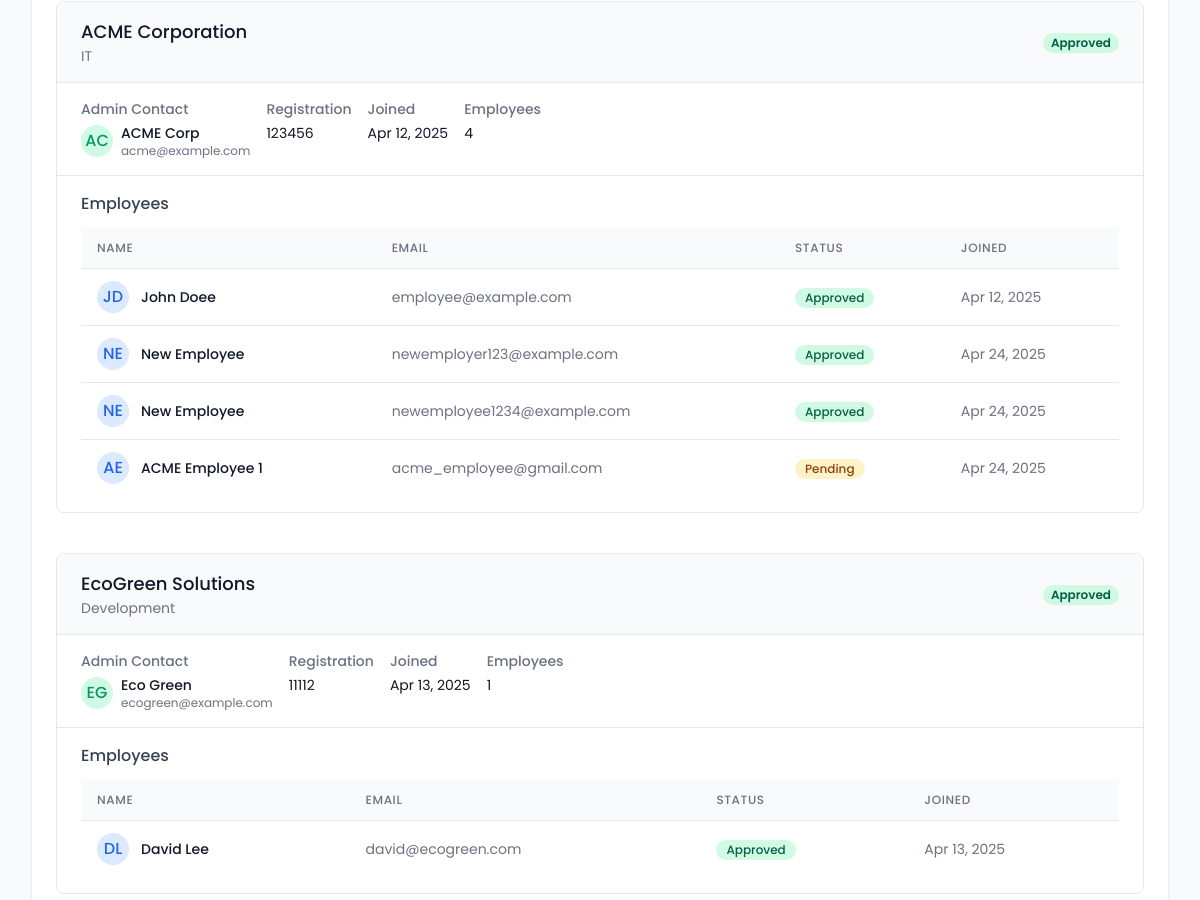
The app's page /systemadmin/users/hierarchy/ (signed in, middle part), older data.
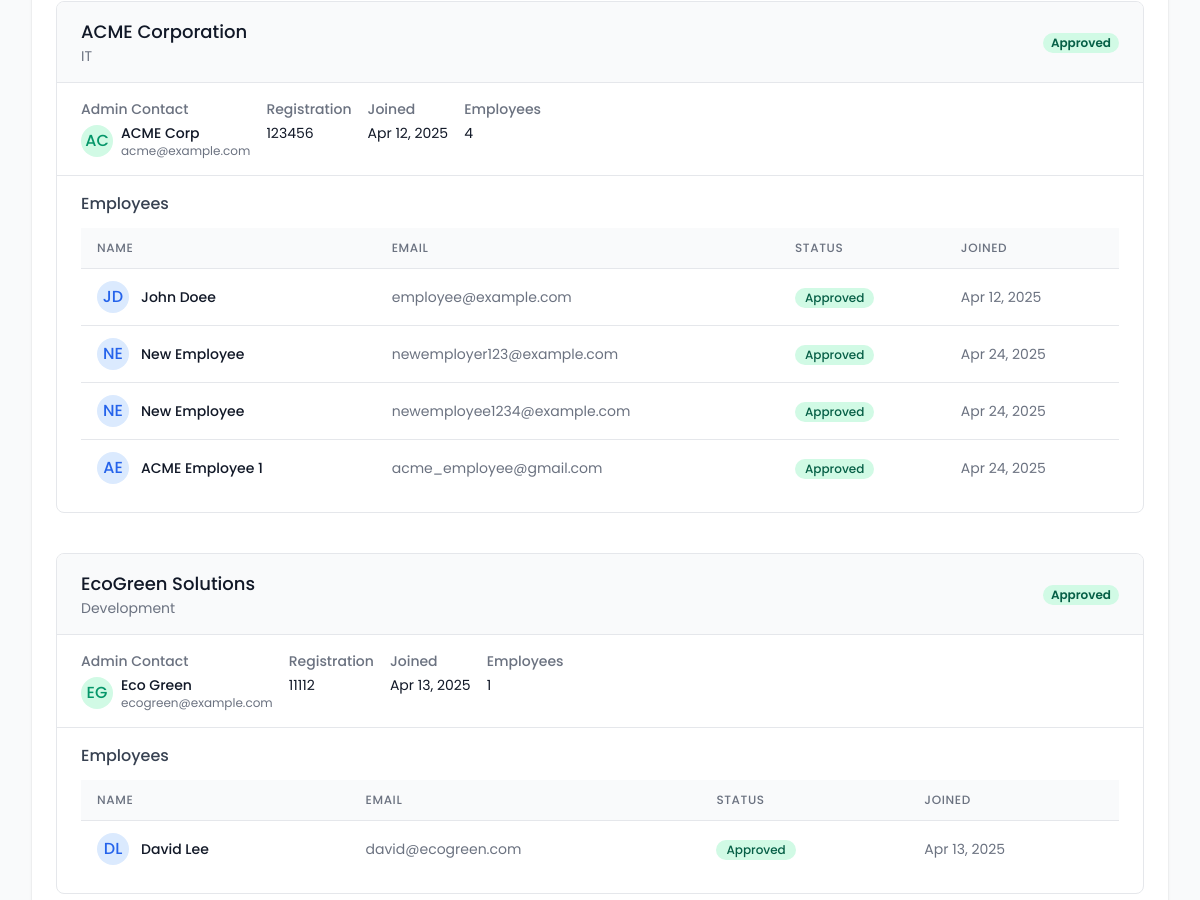
The same page, newer data.
### users/models.py (models this page shows, shortened)
class EmployeeProfile(models.Model):
    user = models.OneToOneField(
        CustomUser,
        on_delete=models.CASCADE,
        related_name='employee_profile'
    )
    employer = models.ForeignKey(
        EmployerProfile,
        on_delete=models.CASCADE,
        related_name='employees'
    )
    employee_id = models.CharField(max_length=50, blank=True, null=True)
    approved = models.BooleanField(default=False)
    created_at = models.DateTimeField(default=timezone.now)
    wallet_balance = models.DecimalField(max_digits=10, decimal_places=2, default=0)
    department = models.CharField(max_length=100, blank=True)

class CustomUser(AbstractUser):
    is_employee = models.BooleanField(default=False)
    is_employer = models.BooleanField(default=False)
    is_bank_admin = models.BooleanField(default=False)
    is_super_admin = models.BooleanField(default=False)
    email = models.EmailField(_('email address'), unique=True)
    date_joined = models.DateTimeField(default=timezone.now)
    approved = models.BooleanField(default=False)
    USERNAME_FIELD = 'email'
    REQUIRED_FIELDS = ['username', 'first_name', 'last_name']
    class Meta:
        verbose_name = _('user')
        verbose_name_plural = _('users')

### core/views/admin_views.py (the view)
# urls.py: path('users/hierarchy/', admin_views.user_hierarchy, name='admin_user_hierarchy'),
@login_required
@user_passes_test(is_super_admin)
def user_hierarchy(request):
    employers = EmployerProfile.objects.prefetch_related(
        'user',
        'employees',
        'employees__user'
    ).order_by('company_name')
    admins = CustomUser.objects.filter(
        Q(is_super_admin=True) | Q(is_bank_admin=True)
    ).order_by('email')
    context = {
        'employers': employers,
        'admins': admins,
    }
    return render(request, 'admin/user_hierarchy.html', context)

### core/views/admin_views.py (called while the page is built)
def is_super_admin(user):
    return user.is_authenticated and user.is_super_admin

### templates/admin/user_hierarchy.html (shortened to what the changed rows need)
{% extends 'base.html' %}
{% load static %}
{% block content %}
<div class="bg-gray-50 min-h-screen">
  <div class="max-w-7xl mx-auto py-6 px-4 sm:px-6 lg:px-8">
    <div class="bg-white shadow rounded-lg overflow-hidden">
      <div class="p-6">
        <div>
          {% if employers %}
            <div class="space-y-10">
              {% for employer in employers %}
                <div class="employer-tree border border-gray-200 rounded-lg overflow-hidden">
                  <div class="bg-gray-50 px-6 py-4 border-b">
                    <div class="flex justify-between items-center">
                      <div>
                        <h3 class="text-lg font-medium text-gray-900">{{ employer.company_name }}</h3>
                        <p class="text-sm text-gray-500">{{ employer.industry }}</p>
                      </div>
                      <div>
                        <span class="px-2 inline-flex text-xs leading-5 font-semibold rounded-full
                          {% if employer.approved %}bg-green-100 text-green-800{% else %}bg-yellow-100 text-yellow-800{% endif %}">
                          {% if employer.approved %}Approved{% else %}Pending{% endif %}
                        </span>
                      </div>
                    </div>
                  </div>
                  <div class="px-6 py-4 border-b bg-white">
                    <div class="flex flex-wrap gap-4">
                      <div class="min-w-64">
                        <h4 class="text-sm font-medium text-gray-500">Admin Contact</h4>
                        <div class="mt-1 flex items-center">
                          <div class="flex-shrink-0 h-8 w-8 bg-green-100 rounded-full flex items-center justify-center text-green-600 font-medium">
                            {{ employer.user.first_name|slice:":1" }}{{ employer.user.last_name|slice:":1" }}
                          </div>
                          <div class="ml-2">
                            <p class="text-sm font-medium text-gray-900">
                              {% if employer.user.first_name or employer.user.last_name %}
                                {{ employer.user.first_name }} {{ employer.user.last_name }}
                              {% else %}
                                {{ employer.user.email }}
                              {% endif %}
                            </p>
                            <p class="text-xs text-gray-500">{{ employer.user.email }}</p>
                          </div>
                        </div>
                      </div>
                      <div>
                        <h4 class="text-sm font-medium text-gray-500">Registration</h4>
                        <p class="mt-1 text-sm text-gray-900">{{ employer.registration_number }}</p>
                      </div>
                      <div>
                        <h4 class="text-sm font-medium text-gray-500">Joined</h4>
                        <p class="mt-1 text-sm text-gray-900">{{ employer.created_at|date:"M d, Y" }}</p>
                      </div>
                      <div>
                        <h4 class="text-sm font-medium text-gray-500">Employees</h4>
                        <p class="mt-1 text-sm text-gray-900">{{ employer.employees.count }}</p>
                      </div>
                    </div>
                  </div>
                  <div class="px-6 py-4">
                    <h4 class="text-md font-medium text-gray-700 mb-3">Employees</h4>
                    {% if employer.employees.count > 0 %}
                      <div class="overflow-x-auto">
                        <table class="min-w-full divide-y divide-gray-200">
                          <thead class="bg-gray-50">
                            <tr>
                              <th scope="col" class="px-4 py-3 text-left text-xs font-medium text-gray-500 uppercase tracking-wider">Name</th>
                              <th scope="col" class="px-4 py-3 text-left text-xs font-medium text-gray-500 uppercase tracking-wider">Email</th>
                              <th scope="col" class="px-4 py-3 text-left text-xs font-medium text-gray-500 uppercase tracking-wider">Status</th>
                              <th scope="col" class="px-4 py-3 text-left text-xs font-medium text-gray-500 uppercase tracking-wider">Joined</th>
                            </tr>
                          </thead>
                          <tbody class="bg-white divide-y divide-gray-200">
                            {% for employee in employer.employees.all %}
                              <tr>
                                <td class="px-4 py-3 whitespace-nowrap">
                                  <div class="flex items-center">
                                    <div class="flex-shrink-0 h-8 w-8 bg-blue-100 rounded-full flex items-center justify-center text-blue-600 font-medium">
                                      {{ employee.user.first_name|slice:":1" }}{{ employee.user.last_name|slice:":1" }}
                                    </div>
                                    <div class="ml-3">
                                      <div class="text-sm font-medium text-gray-900">
                                        {% if employee.user.first_name or employee.user.last_name %}
                                          {{ employee.user.first_name }} {{ employee.user.last_name }}
                                        {% else %}
                                          {{ employee.user.email }}
                                        {% endif %}
                                      </div>
                                    </div>
                                  </div>
                                </td>
                                <td class="px-4 py-3 whitespace-nowrap text-sm text-gray-500">
                                  {{ employee.user.email }}
                                </td>
                                <td class="px-4 py-3 whitespace-nowrap">
                                  <span class="inline-flex items-center px-2.5 py-0.5 rounded-full text-xs font-medium
                                    {% if employee.approved %}bg-green-100 text-green-800{% else %}bg-yellow-100 text-yellow-800{% endif %}">
                                    {% if employee.approved %}Approved{% else %}Pending{% endif %}
                                  </span>
                                </td>
                                <td class="px-4 py-3 whitespace-nowrap text-sm text-gray-500">
                                  {{ employee.created_at|date:"M d, Y" }}
                                </td>
                              </tr>
                            {% endfor %}
                          </tbody>
                        </table>
                      </div>
                    {% else %}
                      <p class="text-sm text-gray-500 py-4 text-center">No employees found for this employer.</p>
                    {% endif %}
                  </div>
                </div>
              {% endfor %}
            </div>
          {% else %}
            <div class="text-center py-8 bg-white border rounded-lg">
              <p class="text-gray-500">No employers found in the system.</p>
            </div>
          {% endif %}
        </div>
      </div>
    </div>
  </div>
</div>
{% endblock %}

Row changes from the older to the newer data that the page shows:
changed EmployeeProfile "ACME": approved "Pending" → "Approved"
